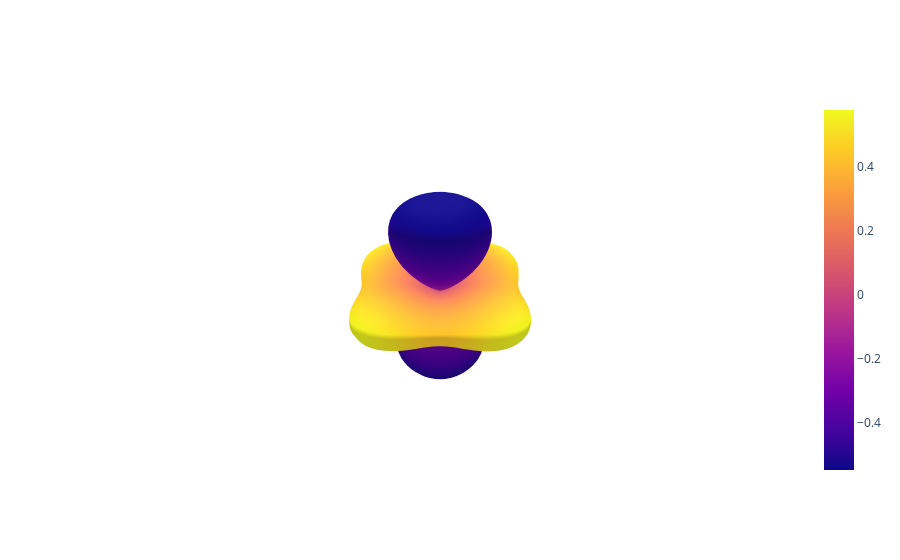

The notebook cell this image was saved under:
### Code cell
# plot spherical harmonic projection
sph = SphericalTensor(L_max_relaxed, p_val=1, p_arg=-1)
    #r,f = sph.plot(signal = torch.tensor(relaxed_weights))
fig = go.Figure([go.Surface(**sph.plotly_surface(torch.tensor(even_ir_1),radius=True)[0])])
# Update layout to remove background and axes
fig.update_layout(
    scene=dict(
        xaxis_visible=False,
        yaxis_visible=False,
        zaxis_visible=False,
        aspectmode="data"
    ),
    showlegend=False
)
fig.show()

### Figure 1 — Plotly figure (JSON) as saved in the notebook; plotly's stock layout.template omitted (floating-point values rounded to 4 significant figures; data arrays with more than 128 entries replaced by an {"elided": "..."} marker saying what was removed)
{"data": [{"surfacecolor": {"elided": "100x100 float values"}, "type": "surface", "x": {"elided": "100x100 float values"}, "y": {"elided": "100x100 float values"}, "z": {"elided": "100x100 float values"}}], "layout": {"scene": {"aspectmode": "data", "xaxis": {"visible": false}, "yaxis": {"visible": false}, "zaxis": {"visible": false}}, "showlegend": false}}
